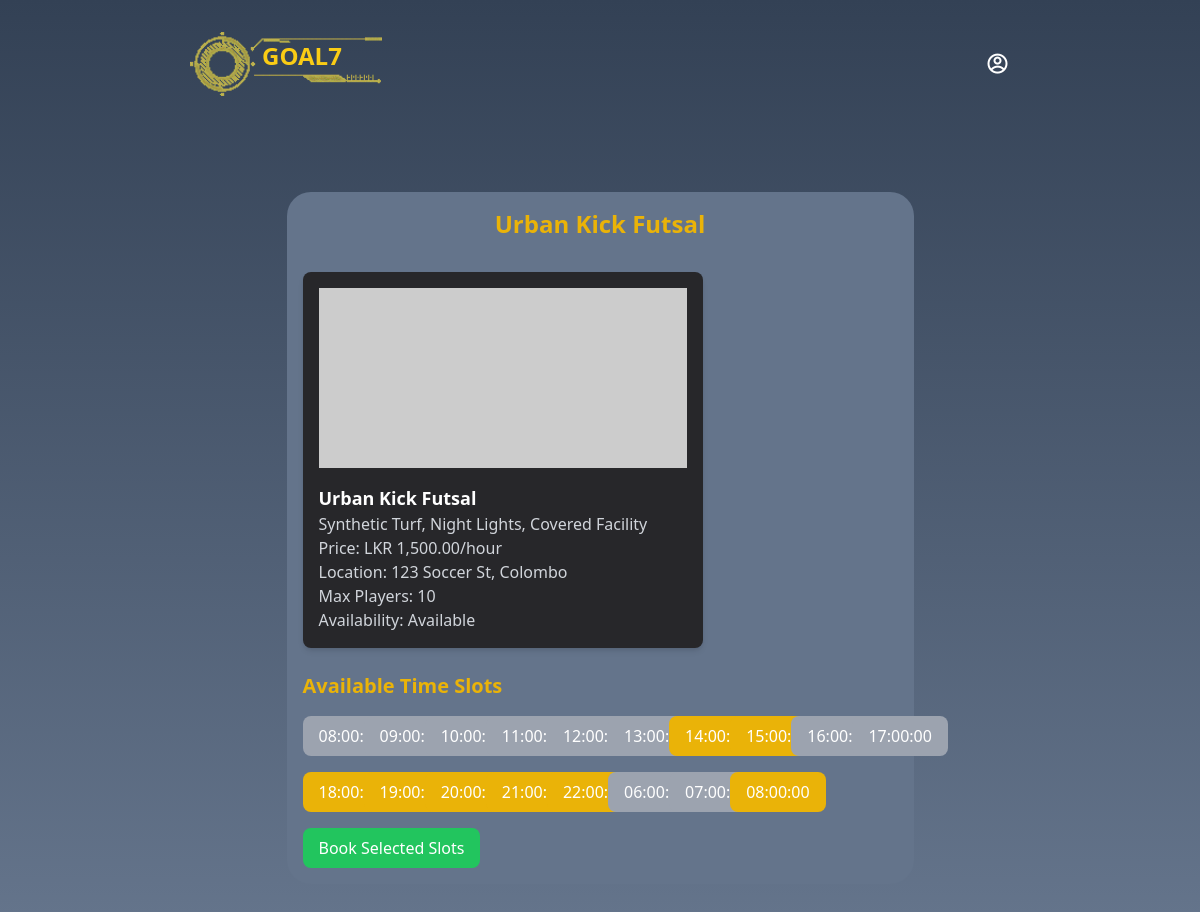
The app's page /view_futsal_court.php?id=1 with its own data.
### tables this page shows
CREATE TABLE `futsal_courts` (
  `id` int(11) NOT NULL,
  `name` varchar(255) NOT NULL,
  `location` text NOT NULL,
  `image` text DEFAULT NULL,
  `features` text DEFAULT NULL,
  `price_per_hour` float NOT NULL,
  `max_players` int(11) NOT NULL,
  `availability_status` tinyint(1) DEFAULT 1,
  `owner_id` int(11) DEFAULT NULL,
  `area_id` int(11) NOT NULL,
  `start_hour` time NOT NULL,
  `end_hour` time NOT NULL,
  `created_at` timestamp NOT NULL DEFAULT current_timestamp(),
  `start_date` date DEFAULT NULL,
  `end_date` date DEFAULT NULL
);

CREATE TABLE `futsal_court_slots` (
  `id` int(11) NOT NULL,
  `futsal_court_id` int(11) DEFAULT NULL,
  `slot_hour` time NOT NULL,
  `is_booked` tinyint(1) DEFAULT 0,
  `booked_by` varchar(50) DEFAULT NULL,
  `created_at` timestamp NOT NULL DEFAULT current_timestamp(),
  `payment_id` varchar(255) DEFAULT NULL,
  `slot_date` date DEFAULT NULL
);

### view_futsal_court.php (the view, shortened to what this page needs)
<?php
include('./includes/header.php');
include('./includes/nav.php');
include('./fun/db.php');
if (isset($_GET['id'])) {
    $futsalId = $_GET['id'];
    $futsalQuery = "SELECT * FROM futsal_courts WHERE id = ?";
    $stmt = $conn->prepare($futsalQuery);
    $stmt->bind_param("i", $futsalId);
    $stmt->execute();
    $futsalResult = $stmt->get_result();
    $futsal = $futsalResult->fetch_assoc();
    $slotQuery = "SELECT * FROM futsal_court_slots WHERE futsal_court_id = ?";
    $stmt = $conn->prepare($slotQuery);
    $stmt->bind_param("i", $futsalId);
    $stmt->execute();
    $slotsResult = $stmt->get_result();
}
?>
<main class="w-full h-auto flex justify-center p-4">
    <section class="bg-slate-500 rounded-3xl md:w-3/4 w-full h-full p-4">
        <h2 class="text-2xl font-bold text-yellow-500 mb-8 text-center"><?= htmlspecialchars($futsal['name']); ?></h2>
        <div class="bg-zinc-800 rounded-lg overflow-hidden shadow-md p-4 md:w-[400px]">
            <img src="<?= $futsal['image']; ?>" alt="Futsal Court" class="w-full h-[180px] object-cover">
            <h3 class="font-bold text-lg mt-4"><?= htmlspecialchars($futsal['name']); ?></h3>
            <p class="text-gray-300"><?= htmlspecialchars($futsal['features']); ?></p>
            <p class="text-gray-300">Price: LKR <?= number_format($futsal['price_per_hour'], 2); ?>/hour</p>
            <p class="text-gray-300">Location: <?= htmlspecialchars($futsal['location']); ?></p>
            <p class="text-gray-300">Max Players: <?= htmlspecialchars($futsal['max_players']); ?></p>
            <p class="text-gray-300">Availability: <?= $futsal['availability_status'] ? 'Available' : 'Not Available'; ?></p>
        </div>
        <h3 class="text-xl font-bold text-yellow-500 mt-6">Available Time Slots</h3>
        <div id="slots" class="grid md:grid-cols-10 grid-cols-3 gap-4 mt-4">
            <?php while ($slot = $slotsResult->fetch_assoc()) { ?>
                <div class="flex items-center space-x-2">
                    <?php if ($slot['is_booked'] == 1) { ?>
                        <button class="bg-gray-400 text-white py-2 px-4 rounded-lg cursor-not-allowed" disabled>
                            <?= htmlspecialchars($slot['slot_hour']); ?>
                        </button>
                    <?php } else { ?>
                        <button class="bg-yellow-500 text-white py-2 px-4 rounded-lg hover:bg-yellow-600" data-slot-id="<?= $slot['id']; ?>" data-futsal-id="<?= $futsal['id']; ?>" data-slot-hour="<?= htmlspecialchars($slot['slot_hour']); ?>" onclick="selectSlot(this)">
                            <?= htmlspecialchars($slot['slot_hour']); ?>
                        </button>
                    <?php } ?>
                </div>
            <?php } ?>
        </div>
        <div class="mt-4">
            <button id="book-btn" class="bg-green-500 text-white py-2 px-4 rounded-lg hover:bg-yellow-600" onclick="showConfirmationModal()">
                Book Selected Slots
            </button>
        </div>
    </section>
</main>

### includes/header.php (shortened to what this page needs)
<!DOCTYPE html>
<html lang="en">
<head>
    <script src="https://cdn.tailwindcss.com"></script>
<link href="https://cdn.jsdelivr.net/npm/remixicon/fonts/remixicon.css" rel="stylesheet">
</head>
<body class="bg-gradient-to-b from-slate-700 to-slate-500 text-white min-h-screen flex flex-col justify-between items-center">
    <section class="md:w-3/4 w-full h-full flex flex-col justify-between items-center space-y-16 p-4">

### includes/nav.php (shortened to what this page needs)
<nav class="top-0 z-10 w-full" >
    <div class="max-w-screen-xl mx-auto px-6 py-4 flex justify-between items-center">
        <a class="relative" href="./index.php">
            <img src="./assets/images/logo.gif" alt="Futsal Logo" class="w-48 h-auto">
            <p class="absolute left-8 bottom-4 inset-0 flex items-center justify-center text-yellow-400 text-2xl font-bold">GOAL7</p>
        </a>
        <div class="flex items-center space-x-6 text-white">
            <div class="relative">
                <button id="accountButton" class="flex items-center space-x-2 hover:text-yellow-300">
                    <i class="ri-account-circle-line text-2xl"></i>
                </button>
            </div>
        </div>
    </div>
</nav>

### records on screen
futsal_courts: name "Urban Kick Futsal", features "Synthetic Turf, Night Lights, Covered Facility", price_per_hour "1,500.00", location "123 Soccer St, Colombo", max_players "10"
futsal_court_slots: slot_hour "08:00:00"
futsal_court_slots: slot_hour "09:00:00"
futsal_court_slots: slot_hour "10:00:00"
futsal_court_slots: slot_hour "11:00:00"
futsal_court_slots: slot_hour "12:00:00"
futsal_court_slots: slot_hour "13:00:00"
futsal_court_slots: slot_hour "14:00:00"
futsal_court_slots: slot_hour "15:00:00"
futsal_court_slots: slot_hour "16:00:00"
futsal_court_slots: slot_hour "17:00:00"
futsal_court_slots: slot_hour "18:00:00"
futsal_court_slots: slot_hour "19:00:00"
futsal_court_slots: slot_hour "20:00:00"
futsal_court_slots: slot_hour "21:00:00"
futsal_court_slots: slot_hour "22:00:00"
futsal_court_slots: slot_hour "06:00:00"
futsal_court_slots: slot_hour "07:00:00"
futsal_court_slots: slot_hour "08:00:00"
